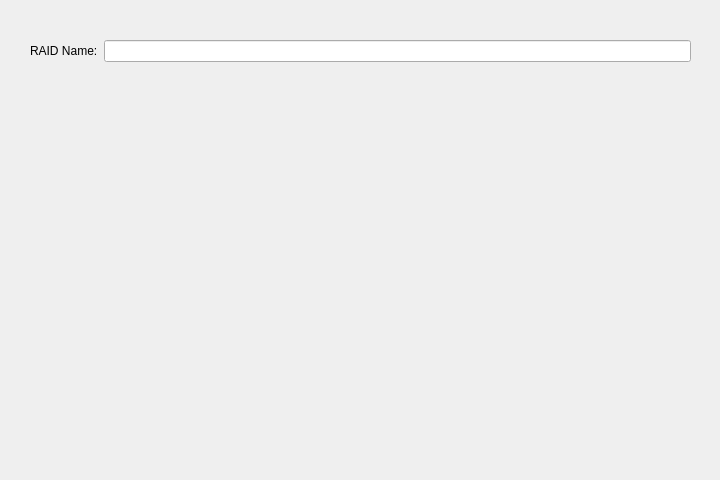
<?xml version="1.0" encoding="UTF-8"?>
<ui version="4.0">
 <class>New_Raid</class>
 <widget class="QWidget" name="New_Raid">
  <property name="geometry">
   <rect>
    <x>0</x>
    <y>0</y>
    <width>720</width>
    <height>480</height>
   </rect>
  </property>
  <property name="windowTitle">
   <string>Form</string>
  </property>
  <widget class="QWidget" name="formLayoutWidget">
   <property name="geometry">
    <rect>
     <x>30</x>
     <y>40</y>
     <width>661</width>
     <height>411</height>
    </rect>
   </property>
   <layout class="QFormLayout" name="formLayout">
    <item row="0" column="1">
     <widget class="QLineEdit" name="lineEdit"/>
    </item>
    <item row="0" column="0">
     <widget class="QLabel" name="label">
      <property name="text">
       <string>RAID Name:</string>
      </property>
     </widget>
    </item>
   </layout>
  </widget>
 </widget>
 <resources/>
 <connections/>
</ui>
